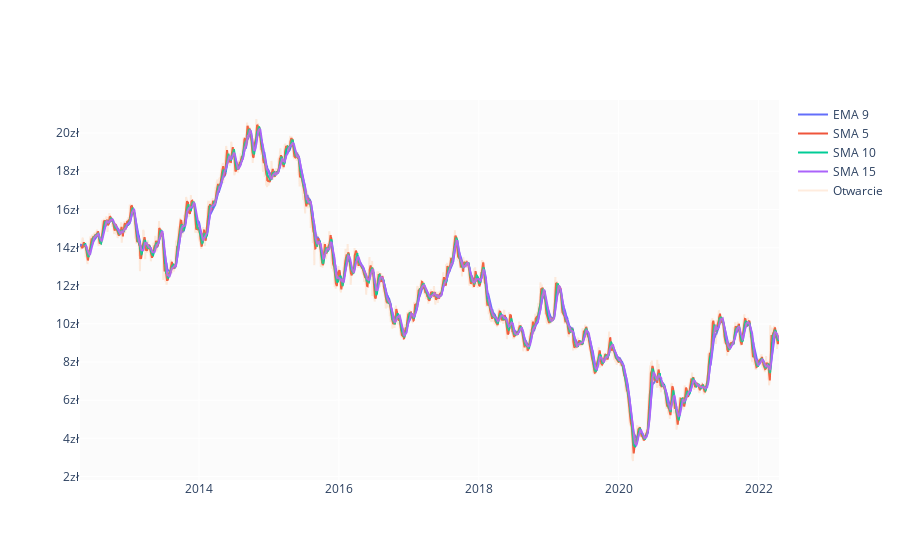

Notebook source saved alongside this figure:
### Markdown cell above
### features

### Code cell
for label in ['Otwarcie', 'Zamknięcie', 'Maks', 'Min']:
    new_col = '{}_EMA_9'.format(label)
    df[new_col] = df[label].ewm(9).mean().shift()
    new_col = '{}_SMA_5'.format(label)
    df[new_col] = df[label].rolling(5).mean().shift()
    new_col = '{}_SMA_10'.format(label)
    df[new_col] = df[label].rolling(10).mean().shift()
    new_col = '{}_SMA_15'.format(label)
    df[new_col] = df[label].rolling(15).mean().shift()
    new_col = '{}_SMA_30'.format(label)
    df[new_col] = df[label].rolling(30).mean().shift()
    
fig = go.Figure()
fig.add_trace(go.Scatter(x=df.Data, y=df.Otwarcie_EMA_9, name='EMA 9'))
fig.add_trace(go.Scatter(x=df.Data, y=df.Otwarcie_SMA_5, name='SMA 5'))
fig.add_trace(go.Scatter(x=df.Data, y=df.Otwarcie_SMA_10, name='SMA 10'))
fig.add_trace(go.Scatter(x=df.Data, y=df.Otwarcie_SMA_15, name='SMA 15'))
fig.add_trace(go.Scatter(x=df.Data, y=df.Otwarcie, name='Otwarcie', opacity=0.2))
fig.update_yaxes(ticksuffix="zł")
fig.show()

### Figure 1 — Plotly figure (JSON) as saved in the notebook; plotly's stock layout.template omitted (floating-point values rounded to 4 significant figures; data arrays with more than 128 entries replaced by an {"elided": "..."} marker saying what was removed)
{"data": [{"name": "EMA 9", "type": "scatter", "x": {"elided": "2506 str values"}, "y": {"elided": "2506 float values"}}, {"name": "SMA 5", "type": "scatter", "x": {"elided": "2506 str values"}, "y": {"elided": "2506 float values"}}, {"name": "SMA 10", "type": "scatter", "x": {"elided": "2506 str values"}, "y": {"elided": "2506 float values"}}, {"name": "SMA 15", "type": "scatter", "x": {"elided": "2506 str values"}, "y": {"elided": "2506 float values"}}, {"name": "Otwarcie", "opacity": 0.2, "type": "scatter", "x": {"elided": "2506 str values"}, "y": {"elided": "2506 float values"}}], "layout": {"yaxis": {"ticksuffix": "zł"}}}
